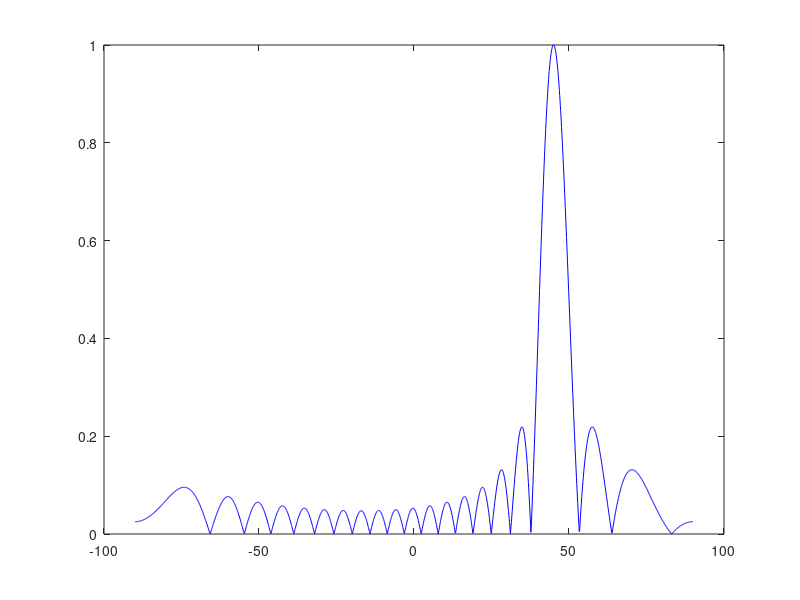

Recreate this plot in MATLAB.
close all
Fc=300e6;
C=3e8;
Landa=C/Fc;
K=2*pi/Landa;
dmax=10;
d=(0:Landa*0.5:dmax)';
M=length(d);

Theta=-90:0.1:90;
Theta_len=length(Theta);
MAP=exp(1j*K*d*sind(Theta));

zav=45;
a=exp(1j*K*d*sind(zav));
g=abs(a'*MAP);
g=g/max(g);
plot(Theta,(g),'b')